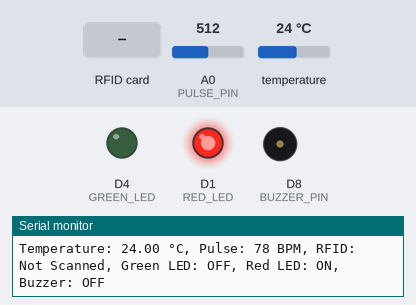
Recording of a sketch running on a simulated ESP8266 (NodeMCU). On the bench: output pins drawn as LEDs (lit = HIGH), buzzer (waves = sounding, pin HIGH), the last lines printed to the serial monitor. The inputs (shaded band) are chosen by the test bench; at power-on: A0 (PULSE_PIN) = 512, temperature 24 °C. Random numbers use the default seed unless the sketch sets one.

Above: at 1.2 s.
1.3 s: RFID card 5E 7A 19 C4 held to the reader
At 3.0 s:
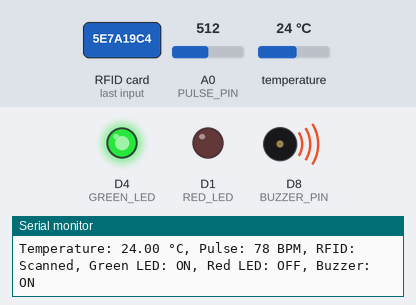
At 6.2 s:
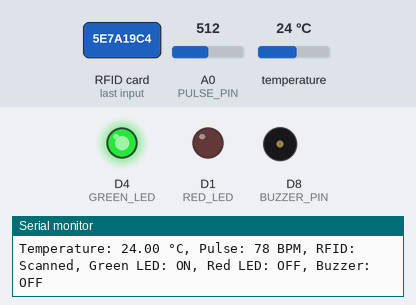
Timing chart, 0 to 8.1 s (numbered marks = the images above; inputs shaded):
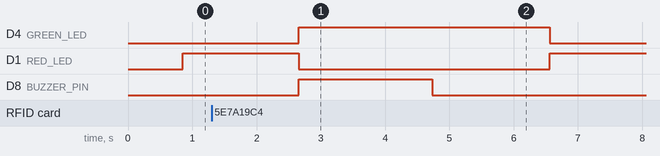

Measured:
- after the input at 1.3 s, D4 (GREEN_LED): LOW → HIGH after 1.4 s, → LOW 3.9 s later; D1 (RED_LED): HIGH → LOW after 1.4 s, → HIGH 3.9 s later; D8 (BUZZER_PIN): LOW → HIGH after 1.4 s, → LOW 2.1 s later

The sketch:

E25FT296.ino
```cpp
#include <SPI.h>
#include <MFRC522.h>
#include <OneWire.h>
#include <DallasTemperature.h>

// RFID pins
#define RST_PIN D3
#define SS_PIN D2
MFRC522 rfid(SS_PIN, RST_PIN);

// Pulse Sensor
#define PULSE_PIN A0

// DS18B20 pins
#define ONE_WIRE_BUS D5
OneWire oneWire(ONE_WIRE_BUS);
DallasTemperature sensors(&oneWire);

// LEDs and Buzzer
#define GREEN_LED D4 // Swapped Red LED with Green
#define RED_LED  D1  // Swapped Green LED with Red
#define BUZZER_PIN D8

// Variables to hold component states
bool redLedStatus = false;
bool greenLedStatus = false;
bool buzzerStatus = false;
bool rfidTagScanned = false;

void setup() {
  Serial.begin(9600);

  // Initialize RFID
  SPI.begin();
  rfid.PCD_Init();
  Serial.println("RFID reader initialized.");

  // Initialize DS18B20
  sensors.begin();

  // Initialize LEDs and Buzzer
  pinMode(RED_LED, OUTPUT);
  pinMode(GREEN_LED, OUTPUT);
  pinMode(BUZZER_PIN, OUTPUT);
  digitalWrite(RED_LED, LOW);
  digitalWrite(GREEN_LED, LOW);
  digitalWrite(BUZZER_PIN, LOW);
}

void loop() {
  // Declare temperature and normalizedPulse at the beginning of the loop
  float temperature = 0.0;
  int normalizedPulse = 0;

  // Read DS18B20 temperature
  sensors.requestTemperatures();
  temperature = sensors.getTempCByIndex(0);
  if (temperature == -127.00) {
    temperature = random(361, 373) / 10.0; // Generate random value (36.1 - 37.2) if sensor fails
  }

  // Read pulse sensor
  int pulse = analogRead(PULSE_PIN);               // Read raw pulse sensor value
  normalizedPulse = map(pulse, 0, 1023, 75, 80);   // Map raw values to 75-80 BPM range
  normalizedPulse = constrain(normalizedPulse, 75, 80); // Ensure the value stays within range

  // RFID Tag Detection
  if (rfid.PICC_IsNewCardPresent() && rfid.PICC_ReadCardSerial()) {
    rfidTagScanned = true;

    greenLedStatus = true; // Green LED ON when tag is scanned
    redLedStatus = false;  // Red LED OFF
    buzzerStatus = true;   // Buzzer ON

    digitalWrite(GREEN_LED, HIGH);    // Green LED ON
    digitalWrite(RED_LED, LOW);       // Red LED OFF
    digitalWrite(BUZZER_PIN, HIGH);   // Buzzer ON

    // Print all values when buzzer is activated
    Serial.println("RFID Tag Detected - Displaying All Values:");
    Serial.print("Temperature: ");
    Serial.print(temperature, 2);
    Serial.print(" °C, Pulse: ");
    Serial.print(normalizedPulse);
    Serial.print(" BPM, RFID: ");
    Serial.print(rfidTagScanned ? "Scanned" : "Not Scanned");
    Serial.print(", Green LED: ");
    Serial.print(greenLedStatus ? "ON" : "OFF");
    Serial.print(", Red LED: ");
    Serial.print(redLedStatus ? "ON" : "OFF");
    Serial.print(", Buzzer: ");
    Serial.println(buzzerStatus ? "ON" : "OFF");

    delay(2000);                      // Keep state for 2 seconds

    digitalWrite(BUZZER_PIN, LOW);    // Buzzer OFF
    buzzerStatus = false;             // Update buzzerStatus accordingly

    rfid.PICC_HaltA();
  } else {
    rfidTagScanned = false;

    greenLedStatus = false; // Green LED OFF
    redLedStatus = true;    // Red LED ON
    buzzerStatus = false;   // Ensure buzzerStatus is consistent

    digitalWrite(GREEN_LED, LOW);     // Green LED OFF
    digitalWrite(RED_LED, HIGH);      // Red LED ON
    digitalWrite(BUZZER_PIN, LOW);    // Buzzer OFF
  }

  // Print all values even when the buzzer is not activated
  Serial.print("Temperature: ");
  Serial.print(temperature, 2);
  Serial.print(" °C, Pulse: ");
  Serial.print(normalizedPulse);
  Serial.print(" BPM, RFID: ");
  Serial.print(rfidTagScanned ? "Scanned" : "Not Scanned");
  Serial.print(", Green LED: ");
  Serial.print(greenLedStatus ? "ON" : "OFF");
  Serial.print(", Red LED: ");
  Serial.print(redLedStatus ? "ON" : "OFF");
  Serial.print(", Buzzer: ");
  Serial.println(buzzerStatus ? "ON" : "OFF");

  delay(1000); // Small delay before next reading
}
```
